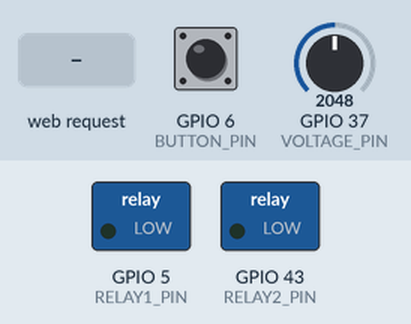
Simulated run of this sketch. Board: ESP32. On the bench: switched loads named in the sketch (green lamp = pin HIGH). The inputs (shaded band) are chosen by the test bench; at power-on: GPIO 6 (BUTTON_PIN) HIGH, GPIO 37 (VOLTAGE_PIN) = 2048. WiFi joins after 1.5 s; servers stay silent unless stated; uploads are accepted with an empty reply; what the sketch prints to the serial monitor is not drawn.

Above: at 6.2 s.
6.3 s: HTTP request GET /toggle-relay received
At 11.3 s:
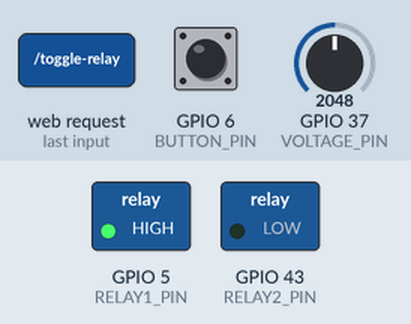
12.1 s: HTTP request GET /charge-battery received
At 16.7 s:
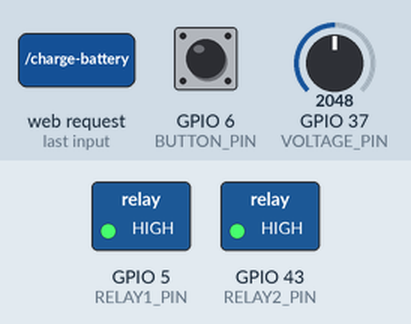
17.9 s: HTTP request GET /toggle-relay received
At 22.1 s:
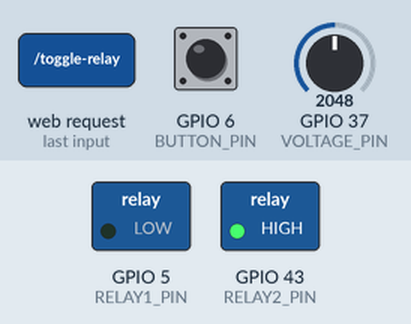
23.7 s: GPIO 6 (BUTTON_PIN) pulled LOW for 3 s
At 32.7 s:
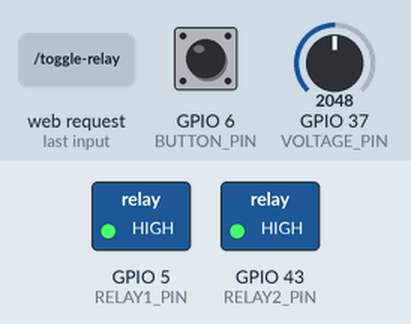
Timing chart, 0 to 34.1 s (numbered marks = the images above; inputs shaded):
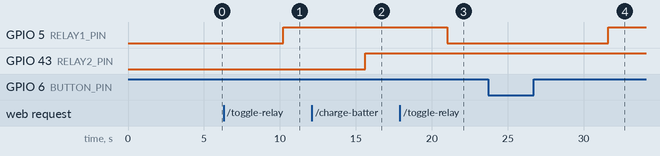

The sketch:

esp32-API-Main.ino
```cpp
#include <WiFi.h>
#include <WiFiClient.h>
#include <WebServer.h>
#include <HTTPClient.h>

#define RELAY1_PIN D4   // Power Grid Control (NC)
#define RELAY2_PIN D6   // Battery Charging Control (NC)
#define BUTTON_PIN D5   // Button to toggle AC state
#define VOLTAGE_PIN A1  // Analog input pin connected to voltage sensor module

const char* ssid = "ne_pipai";
const char* password = "12345678";

const char* apiUrl = "https://192.168.56.1:5001/api/esp32";
const char* toggleRelayApiUrl = "https://192.168.56.1:5001/api/esp32/toggle";
const char* batteryRelayApiUrl = "https://192.168.56.1:5001/api/esp32/charge-battery";
const char* voltageApiUrl = "http://192.168.56.1:5001/api/esp32/voltage";

float R1 = 30000.0;
float R2 = 7500.0;

bool acState = false;  // Tracks AC state
bool batteryCharging = false;  // Tracks Battery Charging state
bool lastButtonState = HIGH;
unsigned long lastDebounceTime = 0;
const unsigned long debounceDelay = 300;

WebServer server(80);

void setup() {
  Serial.begin(115200);
  delay(3000); // Time to open Serial Monitor

  pinMode(VOLTAGE_PIN, INPUT);
  pinMode(RELAY1_PIN, OUTPUT);
  pinMode(RELAY2_PIN, OUTPUT);
  digitalWrite(RELAY1_PIN, LOW);  // NC default (relay off)
  digitalWrite(RELAY2_PIN, LOW);  // NC default (relay off)

  pinMode(BUTTON_PIN, INPUT_PULLUP);

  WiFi.begin(ssid, password);
  Serial.print("Connecting to Wi-Fi");

  while (WiFi.status() != WL_CONNECTED) {
    delay(1000);
    Serial.print(".");
  }

  Serial.println("\n✅ Connected to Wi-Fi!");
  Serial.print("ESP32 IP Address: ");
  Serial.println(WiFi.localIP());

  server.on("/toggle-relay", HTTP_GET, []() {
    togglePowerGrid();
    server.send(200, "application/json", "{\"relay\":\"toggled\"}");
});

 server.on("/charge-battery", HTTP_GET, []() {
    toggleBatteryCharging();
    server.send(200, "application/json", batteryCharging ? "{\"battery\":\"charging\"}" : "{\"battery\":\"not charging\"}");
});

  server.begin();
}

void loop() {
  server.handleClient();

  bool buttonState = digitalRead(BUTTON_PIN);

  if (buttonState == HIGH && lastButtonState == LOW && (millis() - lastDebounceTime) > debounceDelay) {
    togglePowerGrid();
    lastDebounceTime = millis();
  }

  lastButtonState = buttonState;

  sendVoltageReading();

  delay(5000);
}

void sendVoltageReading() {
  int adcValue = analogRead(VOLTAGE_PIN);
  float vout = (adcValue * 3.3) / 4095.0;
  float vin = vout / (R2 / (R1 + R2));

  Serial.print("Battery Voltage: ");
  Serial.print(vin, 2);
  Serial.println("V");

  if (WiFi.status() == WL_CONNECTED) {
    HTTPClient http;
    http.begin(voltageApiUrl);
    http.addHeader("Content-Type", "application/json");

    String payload = "{\"voltage\":" + String(vin, 2) + "}";
    Serial.print("Sending voltage JSON: ");
    Serial.println(payload);

    int httpResponseCode = http.POST(payload);
    Serial.print("HTTP Response code: ");
    Serial.println(httpResponseCode);
    String response = http.getString();
    Serial.print("Response: ");
    Serial.println(response);

    http.end();
  } else {
    Serial.println("Wi-Fi Disconnected. Cannot send voltage reading.");
  }
}


void togglePowerGrid() {
  acState = !acState;
  digitalWrite(RELAY1_PIN, acState ? HIGH : LOW);  // Toggle NC relay
  String message = acState ? "Power Grid ON" : "Power Grid OFF";
  Serial.println(message);
  sendDataToApi(toggleRelayApiUrl, message);
}

void toggleBatteryCharging() {
  batteryCharging = !batteryCharging;
  digitalWrite(RELAY2_PIN, batteryCharging ? HIGH : LOW);  // Toggle NC relay
  String message = batteryCharging ? "Battery Charging ON" : "Battery Charging OFF";
  Serial.println(message);
  sendDataToApi(batteryRelayApiUrl, message);
}

void sendDataToApi(const char* url, String message) {
  if (WiFi.status() == WL_CONNECTED) {
    HTTPClient http;
    http.begin(url);
    http.addHeader("Content-Type", "application/json");

    String jsonPayload = "{\"message\":\"" + message + "\"}";
    Serial.print("Sending JSON: ");
    Serial.println(jsonPayload);

    int httpResponseCode = http.POST(jsonPayload);
    Serial.print("HTTP Response code: ");
    Serial.println(httpResponseCode);

    http.end();
  } else {
    Serial.println("Wi-Fi Disconnected. Cannot send API request.");
  }
}
```

Measured:
- after the input at 6.3 s, GPIO 5 (RELAY1_PIN): LOW → HIGH after 3.9 s
- after the input at 12.1 s, GPIO 43 (RELAY2_PIN): LOW → HIGH after 3.5 s
- after the input at 17.9 s, GPIO 5 (RELAY1_PIN): HIGH → LOW after 3.1 s
- after the input at 23.7 s, GPIO 5 (RELAY1_PIN): LOW → HIGH after 7.9 s
